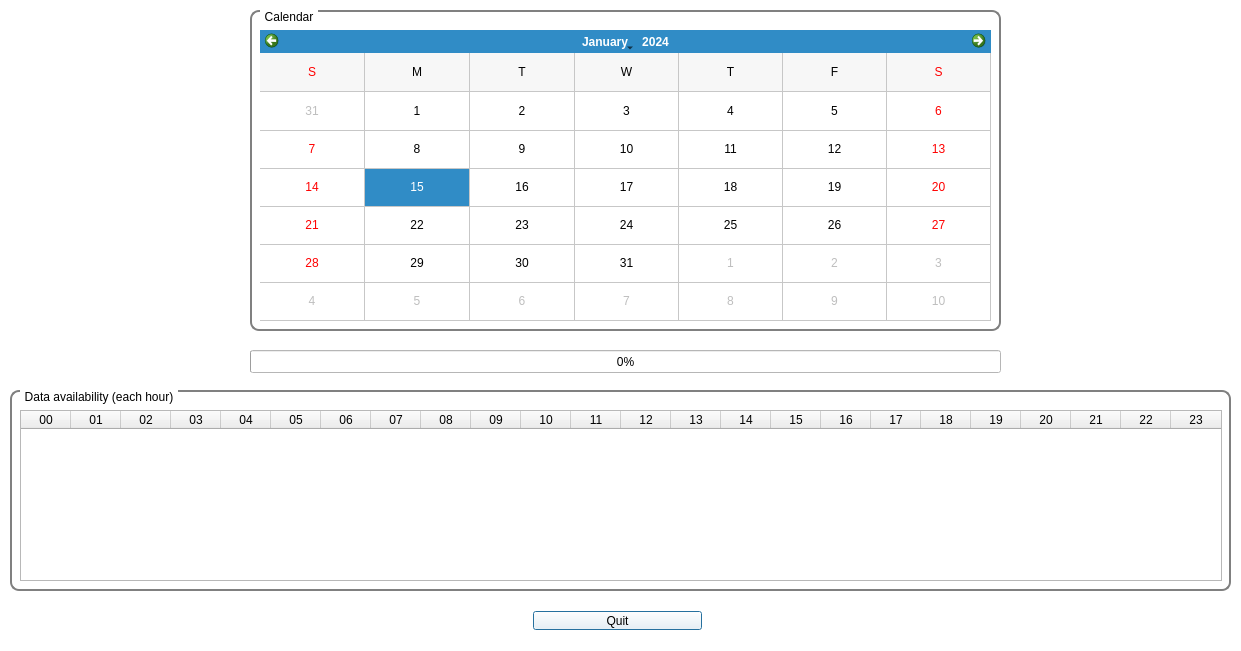
<?xml version="1.0" encoding="UTF-8"?>
<ui version="4.0">
 <class>DataMonitor</class>
 <widget class="QDialog" name="DataMonitor">
  <property name="geometry">
   <rect>
    <x>0</x>
    <y>0</y>
    <width>1241</width>
    <height>651</height>
   </rect>
  </property>
  <property name="palette">
   <palette>
    <active>
     <colorrole role="WindowText">
      <brush brushstyle="SolidPattern">
       <color alpha="255">
        <red>0</red>
        <green>0</green>
        <blue>0</blue>
       </color>
      </brush>
     </colorrole>
     <colorrole role="Button">
      <brush brushstyle="SolidPattern">
       <color alpha="255">
        <red>255</red>
        <green>255</green>
        <blue>255</blue>
       </color>
      </brush>
     </colorrole>
     <colorrole role="Light">
      <brush brushstyle="SolidPattern">
       <color alpha="255">
        <red>255</red>
        <green>255</green>
        <blue>255</blue>
       </color>
      </brush>
     </colorrole>
     <colorrole role="Midlight">
      <brush brushstyle="SolidPattern">
       <color alpha="255">
        <red>255</red>
        <green>255</green>
        <blue>255</blue>
       </color>
      </brush>
     </colorrole>
     <colorrole role="Dark">
      <brush brushstyle="SolidPattern">
       <color alpha="255">
        <red>127</red>
        <green>127</green>
        <blue>127</blue>
       </color>
      </brush>
     </colorrole>
     <colorrole role="Mid">
      <brush brushstyle="SolidPattern">
       <color alpha="255">
        <red>170</red>
        <green>170</green>
        <blue>170</blue>
       </color>
      </brush>
     </colorrole>
     <colorrole role="Text">
      <brush brushstyle="SolidPattern">
       <color alpha="255">
        <red>0</red>
        <green>0</green>
        <blue>0</blue>
       </color>
      </brush>
     </colorrole>
     <colorrole role="BrightText">
      <brush brushstyle="SolidPattern">
       <color alpha="255">
        <red>255</red>
        <green>255</green>
        <blue>255</blue>
       </color>
      </brush>
     </colorrole>
     <colorrole role="ButtonText">
      <brush brushstyle="SolidPattern">
       <color alpha="255">
        <red>0</red>
        <green>0</green>
        <blue>0</blue>
       </color>
      </brush>
     </colorrole>
     <colorrole role="Base">
      <brush brushstyle="SolidPattern">
       <color alpha="255">
        <red>255</red>
        <green>255</green>
        <blue>255</blue>
       </color>
      </brush>
     </colorrole>
     <colorrole role="Window">
      <brush brushstyle="SolidPattern">
       <color alpha="255">
        <red>255</red>
        <green>255</green>
        <blue>255</blue>
       </color>
      </brush>
     </colorrole>
     <colorrole role="Shadow">
      <brush brushstyle="SolidPattern">
       <color alpha="255">
        <red>0</red>
        <green>0</green>
        <blue>0</blue>
       </color>
      </brush>
     </colorrole>
     <colorrole role="AlternateBase">
      <brush brushstyle="SolidPattern">
       <color alpha="255">
        <red>255</red>
        <green>255</green>
        <blue>255</blue>
       </color>
      </brush>
     </colorrole>
     <colorrole role="ToolTipBase">
      <brush brushstyle="SolidPattern">
       <color alpha="255">
        <red>255</red>
        <green>255</green>
        <blue>220</blue>
       </color>
      </brush>
     </colorrole>
     <colorrole role="ToolTipText">
      <brush brushstyle="SolidPattern">
       <color alpha="255">
        <red>0</red>
        <green>0</green>
        <blue>0</blue>
       </color>
      </brush>
     </colorrole>
    </active>
    <inactive>
     <colorrole role="WindowText">
      <brush brushstyle="SolidPattern">
       <color alpha="255">
        <red>0</red>
        <green>0</green>
        <blue>0</blue>
       </color>
      </brush>
     </colorrole>
     <colorrole role="Button">
      <brush brushstyle="SolidPattern">
       <color alpha="255">
        <red>255</red>
        <green>255</green>
        <blue>255</blue>
       </color>
      </brush>
     </colorrole>
     <colorrole role="Light">
      <brush brushstyle="SolidPattern">
       <color alpha="255">
        <red>255</red>
        <green>255</green>
        <blue>255</blue>
       </color>
      </brush>
     </colorrole>
     <colorrole role="Midlight">
      <brush brushstyle="SolidPattern">
       <color alpha="255">
        <red>255</red>
        <green>255</green>
        <blue>255</blue>
       </color>
      </brush>
     </colorrole>
     <colorrole role="Dark">
      <brush brushstyle="SolidPattern">
       <color alpha="255">
        <red>127</red>
        <green>127</green>
        <blue>127</blue>
       </color>
      </brush>
     </colorrole>
     <colorrole role="Mid">
      <brush brushstyle="SolidPattern">
       <color alpha="255">
        <red>170</red>
        <green>170</green>
        <blue>170</blue>
       </color>
      </brush>
     </colorrole>
     <colorrole role="Text">
      <brush brushstyle="SolidPattern">
       <color alpha="255">
        <red>0</red>
        <green>0</green>
        <blue>0</blue>
       </color>
      </brush>
     </colorrole>
     <colorrole role="BrightText">
      <brush brushstyle="SolidPattern">
       <color alpha="255">
        <red>255</red>
        <green>255</green>
        <blue>255</blue>
       </color>
      </brush>
     </colorrole>
     <colorrole role="ButtonText">
      <brush brushstyle="SolidPattern">
       <color alpha="255">
        <red>0</red>
        <green>0</green>
        <blue>0</blue>
       </color>
      </brush>
     </colorrole>
     <colorrole role="Base">
      <brush brushstyle="SolidPattern">
       <color alpha="255">
        <red>255</red>
        <green>255</green>
        <blue>255</blue>
       </color>
      </brush>
     </colorrole>
     <colorrole role="Window">
      <brush brushstyle="SolidPattern">
       <color alpha="255">
        <red>255</red>
        <green>255</green>
        <blue>255</blue>
       </color>
      </brush>
     </colorrole>
     <colorrole role="Shadow">
      <brush brushstyle="SolidPattern">
       <color alpha="255">
        <red>0</red>
        <green>0</green>
        <blue>0</blue>
       </color>
      </brush>
     </colorrole>
     <colorrole role="AlternateBase">
      <brush brushstyle="SolidPattern">
       <color alpha="255">
        <red>255</red>
        <green>255</green>
        <blue>255</blue>
       </color>
      </brush>
     </colorrole>
     <colorrole role="ToolTipBase">
      <brush brushstyle="SolidPattern">
       <color alpha="255">
        <red>255</red>
        <green>255</green>
        <blue>220</blue>
       </color>
      </brush>
     </colorrole>
     <colorrole role="ToolTipText">
      <brush brushstyle="SolidPattern">
       <color alpha="255">
        <red>0</red>
        <green>0</green>
        <blue>0</blue>
       </color>
      </brush>
     </colorrole>
    </inactive>
    <disabled>
     <colorrole role="WindowText">
      <brush brushstyle="SolidPattern">
       <color alpha="255">
        <red>0</red>
        <green>0</green>
        <blue>0</blue>
       </color>
      </brush>
     </colorrole>
     <colorrole role="Button">
      <brush brushstyle="SolidPattern">
       <color alpha="255">
        <red>255</red>
        <green>255</green>
        <blue>255</blue>
       </color>
      </brush>
     </colorrole>
     <colorrole role="Light">
      <brush brushstyle="SolidPattern">
       <color alpha="255">
        <red>255</red>
        <green>255</green>
        <blue>255</blue>
       </color>
      </brush>
     </colorrole>
     <colorrole role="Midlight">
      <brush brushstyle="SolidPattern">
       <color alpha="255">
        <red>255</red>
        <green>255</green>
        <blue>255</blue>
       </color>
      </brush>
     </colorrole>
     <colorrole role="Dark">
      <brush brushstyle="SolidPattern">
       <color alpha="255">
        <red>127</red>
        <green>127</green>
        <blue>127</blue>
       </color>
      </brush>
     </colorrole>
     <colorrole role="Mid">
      <brush brushstyle="SolidPattern">
       <color alpha="255">
        <red>170</red>
        <green>170</green>
        <blue>170</blue>
       </color>
      </brush>
     </colorrole>
     <colorrole role="Text">
      <brush brushstyle="SolidPattern">
       <color alpha="255">
        <red>0</red>
        <green>0</green>
        <blue>0</blue>
       </color>
      </brush>
     </colorrole>
     <colorrole role="BrightText">
      <brush brushstyle="SolidPattern">
       <color alpha="255">
        <red>255</red>
        <green>255</green>
        <blue>255</blue>
       </color>
      </brush>
     </colorrole>
     <colorrole role="ButtonText">
      <brush brushstyle="SolidPattern">
       <color alpha="255">
        <red>0</red>
        <green>0</green>
        <blue>0</blue>
       </color>
      </brush>
     </colorrole>
     <colorrole role="Base">
      <brush brushstyle="SolidPattern">
       <color alpha="255">
        <red>255</red>
        <green>255</green>
        <blue>255</blue>
       </color>
      </brush>
     </colorrole>
     <colorrole role="Window">
      <brush brushstyle="SolidPattern">
       <color alpha="255">
        <red>255</red>
        <green>255</green>
        <blue>255</blue>
       </color>
      </brush>
     </colorrole>
     <colorrole role="Shadow">
      <brush brushstyle="SolidPattern">
       <color alpha="255">
        <red>0</red>
        <green>0</green>
        <blue>0</blue>
       </color>
      </brush>
     </colorrole>
     <colorrole role="AlternateBase">
      <brush brushstyle="SolidPattern">
       <color alpha="255">
        <red>255</red>
        <green>255</green>
        <blue>255</blue>
       </color>
      </brush>
     </colorrole>
     <colorrole role="ToolTipBase">
      <brush brushstyle="SolidPattern">
       <color alpha="255">
        <red>255</red>
        <green>255</green>
        <blue>220</blue>
       </color>
      </brush>
     </colorrole>
     <colorrole role="ToolTipText">
      <brush brushstyle="SolidPattern">
       <color alpha="255">
        <red>0</red>
        <green>0</green>
        <blue>0</blue>
       </color>
      </brush>
     </colorrole>
    </disabled>
   </palette>
  </property>
  <property name="windowTitle">
   <string>Data ability monitor</string>
  </property>
  <widget class="QWidget" name="horizontalLayoutWidget">
   <property name="geometry">
    <rect>
     <x>522</x>
     <y>600</y>
     <width>191</width>
     <height>41</height>
    </rect>
   </property>
   <layout class="QHBoxLayout" name="horizontalLayout">
    <item>
     <widget class="QPushButton" name="quitButton">
      <property name="text">
       <string>Quit</string>
      </property>
     </widget>
    </item>
   </layout>
  </widget>
  <widget class="QGroupBox" name="groupBox">
   <property name="geometry">
    <rect>
     <x>250</x>
     <y>10</y>
     <width>751</width>
     <height>321</height>
    </rect>
   </property>
   <property name="styleSheet">
    <string notr="true">QGroupBox { 
	border: 2px solid gray; 
	border-radius: 9px; 
	margin-top: 0.5em
}

QGroupBox::title {
	subcontrol-origin: margin;
	left: 10px;
	padding: 0 3px 0 3px;
}</string>
   </property>
   <property name="title">
    <string>Calendar</string>
   </property>
   <widget class="QCalendarWidget" name="calendarWidget">
    <property name="geometry">
     <rect>
      <x>10</x>
      <y>20</y>
      <width>731</width>
      <height>291</height>
     </rect>
    </property>
    <property name="firstDayOfWeek">
     <enum>Qt::Sunday</enum>
    </property>
    <property name="gridVisible">
     <bool>true</bool>
    </property>
    <property name="horizontalHeaderFormat">
     <enum>QCalendarWidget::SingleLetterDayNames</enum>
    </property>
    <property name="verticalHeaderFormat">
     <enum>QCalendarWidget::NoVerticalHeader</enum>
    </property>
    <property name="dateEditEnabled">
     <bool>false</bool>
    </property>
   </widget>
  </widget>
  <widget class="QGroupBox" name="groupBox2">
   <property name="geometry">
    <rect>
     <x>10</x>
     <y>390</y>
     <width>1221</width>
     <height>201</height>
    </rect>
   </property>
   <property name="styleSheet">
    <string notr="true">QGroupBox { 
	border: 2px solid gray; 
	border-radius: 9px; 
	margin-top: 0.5em
}

QGroupBox::title {
	subcontrol-origin: margin;
	left: 10px;
	padding: 0 3px 0 3px;
}</string>
   </property>
   <property name="title">
    <string>Data availability (each hour)</string>
   </property>
   <widget class="QTableWidget" name="tableWidget">
    <property name="enabled">
     <bool>true</bool>
    </property>
    <property name="geometry">
     <rect>
      <x>10</x>
      <y>20</y>
      <width>1202</width>
      <height>171</height>
     </rect>
    </property>
    <property name="autoScroll">
     <bool>false</bool>
    </property>
    <property name="showGrid">
     <bool>true</bool>
    </property>
    <attribute name="horizontalHeaderDefaultSectionSize">
     <number>50</number>
    </attribute>
    <attribute name="verticalHeaderVisible">
     <bool>false</bool>
    </attribute>
    <attribute name="verticalHeaderDefaultSectionSize">
     <number>150</number>
    </attribute>
    <column>
     <property name="text">
      <string>00</string>
     </property>
    </column>
    <column>
     <property name="text">
      <string>01</string>
     </property>
    </column>
    <column>
     <property name="text">
      <string>02</string>
     </property>
    </column>
    <column>
     <property name="text">
      <string>03</string>
     </property>
    </column>
    <column>
     <property name="text">
      <string>04</string>
     </property>
    </column>
    <column>
     <property name="text">
      <string>05</string>
     </property>
    </column>
    <column>
     <property name="text">
      <string>06</string>
     </property>
    </column>
    <column>
     <property name="text">
      <string>07</string>
     </property>
    </column>
    <column>
     <property name="text">
      <string>08</string>
     </property>
    </column>
    <column>
     <property name="text">
      <string>09</string>
     </property>
    </column>
    <column>
     <property name="text">
      <string>10</string>
     </property>
    </column>
    <column>
     <property name="text">
      <string>11</string>
     </property>
    </column>
    <column>
     <property name="text">
      <string>12</string>
     </property>
    </column>
    <column>
     <property name="text">
      <string>13</string>
     </property>
    </column>
    <column>
     <property name="text">
      <string>14</string>
     </property>
    </column>
    <column>
     <property name="text">
      <string>15</string>
     </property>
    </column>
    <column>
     <property name="text">
      <string>16</string>
     </property>
    </column>
    <column>
     <property name="text">
      <string>17</string>
     </property>
    </column>
    <column>
     <property name="text">
      <string>18</string>
     </property>
    </column>
    <column>
     <property name="text">
      <string>19</string>
     </property>
    </column>
    <column>
     <property name="text">
      <string>20</string>
     </property>
    </column>
    <column>
     <property name="text">
      <string>21</string>
     </property>
    </column>
    <column>
     <property name="text">
      <string>22</string>
     </property>
    </column>
    <column>
     <property name="text">
      <string>23</string>
     </property>
    </column>
   </widget>
  </widget>
  <widget class="QProgressBar" name="pb">
   <property name="geometry">
    <rect>
     <x>250</x>
     <y>350</y>
     <width>751</width>
     <height>23</height>
    </rect>
   </property>
   <property name="value">
    <number>0</number>
   </property>
  </widget>
 </widget>
 <layoutdefault spacing="6" margin="11"/>
 <tabstops>
  <tabstop>quitButton</tabstop>
 </tabstops>
 <resources/>
 <connections/>
</ui>
